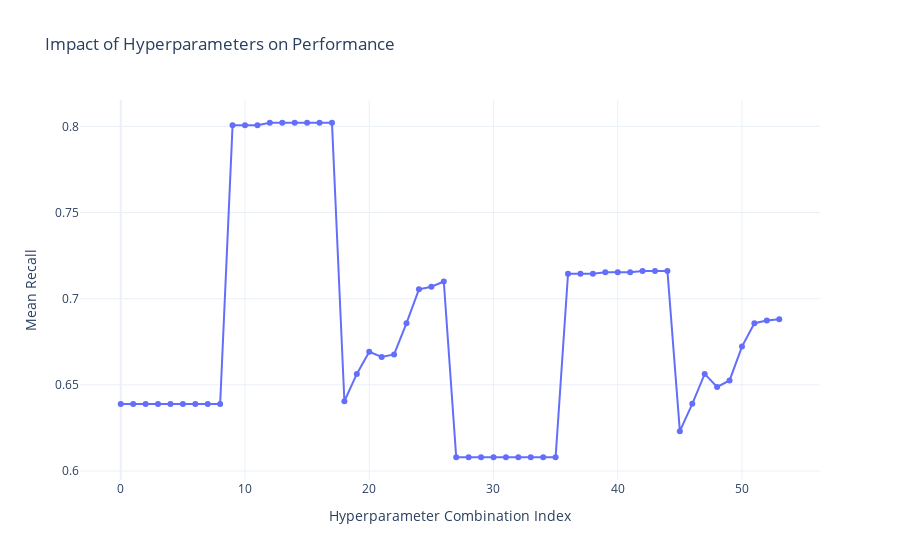

Notebook source saved alongside this figure:
### Code cell
results_df = pd.DataFrame(grid_search.cv_results_)
results_df['Hyperparameter Combination Index'] = range(len(results_df))
results_df['Mean Test Score'] = results_df['mean_test_score']

# Create interactive plot
fig = px.line(
    results_df,
    x='Hyperparameter Combination Index',
    y='Mean Test Score',
    markers=True,
    title='Impact of Hyperparameters on Performance',
    labels={'Hyperparameter Combination Index': 'Hyperparameter Combination Index', 'Mean Test Score': 'Mean Recall'},
)

fig.update_layout(template="plotly_white")
fig.show()

### Figure 1 — Plotly figure (JSON) as saved in the notebook; plotly's stock layout.template omitted (floating-point values rounded to 4 significant figures)
{"data": [{"hovertemplate": "Hyperparameter Combination Index=%{x}<br>Mean Recall=%{y}<extra></extra>", "legendgroup": "", "line": {"color": "#636efa", "dash": "solid"}, "marker": {"symbol": "circle"}, "mode": "markers+lines", "name": "", "orientation": "v", "showlegend": false, "type": "scatter", "x": [0, 1, 2, 3, 4, 5, 6, 7, 8, 9, 10, 11, 12, 13, 14, 15, 16, 17, 18, 19, 20, 21, 22, 23, 24, 25, 26, 27, 28, 29, 30, 31, 32, 33, 34, 35, 36, 37, 38, 39, 40, 41, 42, 43, 44, 45, 46, 47, 48, 49, 50, 51, 52, 53], "xaxis": "x", "y": [0.6389, 0.6389, 0.6389, 0.6389, 0.6389, 0.6389, 0.6389, 0.6389, 0.6389, 0.8006, 0.8006, 0.8006, 0.8021, 0.8021, 0.8021, 0.8021, 0.8021, 0.8021, 0.6405, 0.6563, 0.6692, 0.6661, 0.6677, 0.6858, 0.7054, 0.7069, 0.71, 0.608, 0.608, 0.608, 0.608, 0.608, 0.608, 0.608, 0.608, 0.608, 0.7145, 0.7145, 0.7145, 0.7153, 0.7153, 0.7153, 0.716, 0.716, 0.716, 0.6231, 0.639, 0.6563, 0.6488, 0.6526, 0.6722, 0.6858, 0.6873, 0.688], "yaxis": "y"}], "layout": {"legend": {"tracegroupgap": 0}, "title": {"text": "Impact of Hyperparameters on Performance"}, "xaxis": {"anchor": "y", "domain": [0, 1], "title": {"text": "Hyperparameter Combination Index"}}, "yaxis": {"anchor": "x", "domain": [0, 1], "title": {"text": "Mean Recall"}}}}
